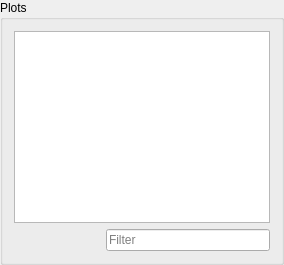
              <widget class="QGroupBox" name="groupBox_2">
               <property name="title">
                <string>Plots</string>
               </property>
               <layout class="QVBoxLayout" name="verticalLayout_10">
                <item>
                 <widget class="plotTreeView" name="lstPlots">
                  <attribute name="headerVisible">
                   <bool>false</bool>
                  </attribute>
                  <column>
                   <property name="text">
                    <string notr="true">1</string>
                   </property>
                  </column>
                 </widget>
                </item>
                <item>
                 <layout class="QHBoxLayout" name="horizontalLayout_15">
                  <item>
                   <widget class="QPushButton" name="btnAddPlot">
                    <property name="text">
                     <string/>
                    </property>
                    <property name="icon">
                     <iconset theme="list-add">
                      <normaloff>.</normaloff>.</iconset>
                    </property>
                    <property name="flat">
                     <bool>true</bool>
                    </property>
                   </widget>
                  </item>
                  <item>
                   <widget class="QPushButton" name="btnRmPlot">
                    <property name="text">
                     <string/>
                    </property>
                    <property name="icon">
                     <iconset theme="list-remove">
                      <normaloff>.</normaloff>.</iconset>
                    </property>
                    <property name="flat">
                     <bool>true</bool>
                    </property>
                   </widget>
                  </item>
                  <item>
                   <widget class="QLineEdit" name="txtPlotFilter">
                    <property name="placeholderText">
                     <string>Filter</string>
                    </property>
                    <property name="clearButtonEnabled">
                     <bool>true</bool>
                    </property>
                   </widget>
                  </item>
                 </layout>
                </item>
               </layout>
              </widget>
